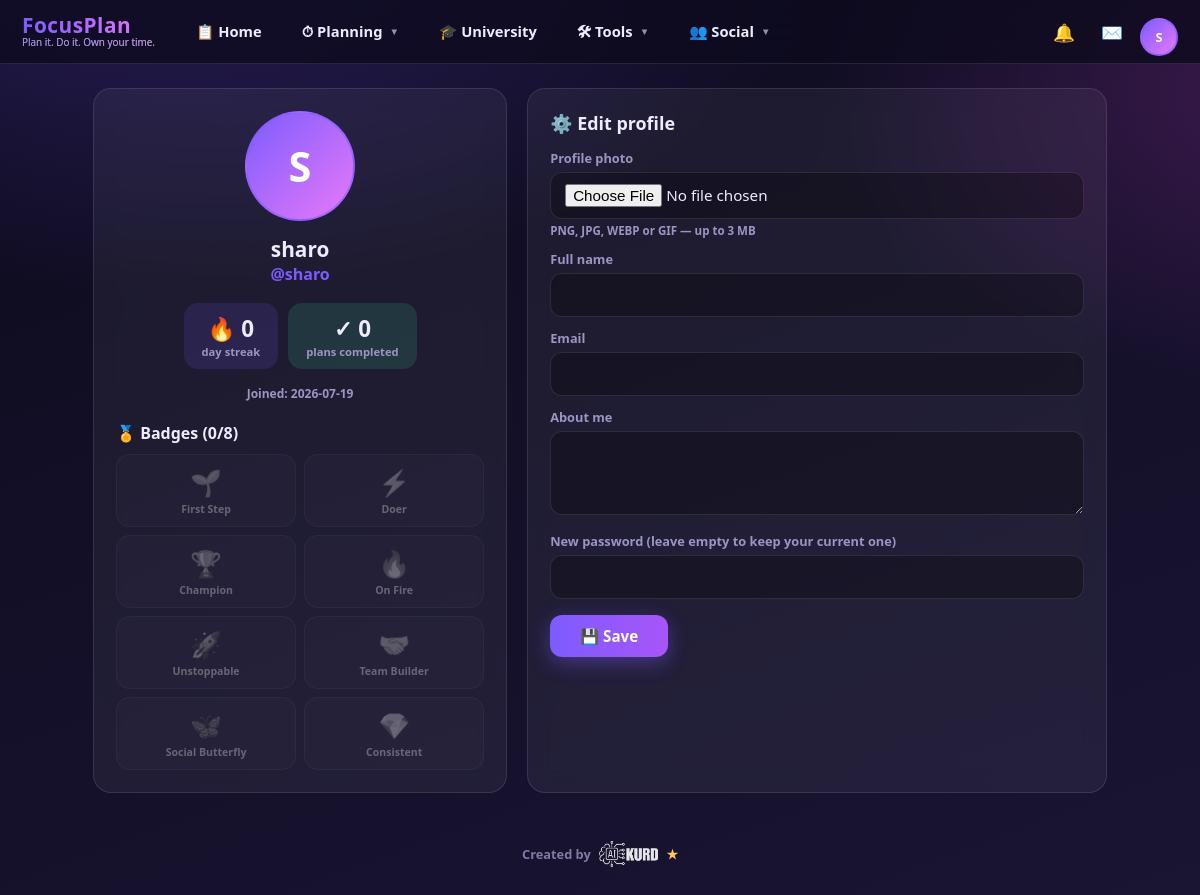
Screenshot of /profile (signed in) with the database file from the repository.
### tables this page shows
CREATE TABLE settings (
        key   TEXT PRIMARY KEY,
        value TEXT
    );

CREATE TABLE users (
        id            INTEGER PRIMARY KEY AUTOINCREMENT,
        username      TEXT UNIQUE NOT NULL COLLATE NOCASE,
        password_hash TEXT NOT NULL,
        is_admin      INTEGER NOT NULL DEFAULT 0,
        created_at    TEXT NOT NULL,
        last_login    TEXT
    , theme TEXT DEFAULT 'dark', accent TEXT, full_name TEXT DEFAULT '', email TEXT DEFAULT '', bio TEXT DEFAULT '');

### app.py (the view, shortened to what this page needs)
@app.route("/profile", methods=["GET", "POST"])
@login_required
def profile():
    db = get_db()
    uid = session["user_id"]
    done_count = db.execute("SELECT COUNT(*) FROM plans WHERE user_id = ? AND done = 1",
                            (uid,)).fetchone()[0]
    return render_template("profile.html", user=current_user(),
                           streak=user_streak(uid), done_count=done_count,
                           earned=user_badges(uid))

### app.py (called while the page is built)
def avatar_url(user_id):
    folder = os.path.join(BASE_DIR, "static", "avatars")
    for ext in AVATAR_EXTS:
        p = os.path.join(folder, f"{user_id}.{ext}")
        if os.path.exists(p):
            return url_for("static", filename=f"avatars/{user_id}.{ext}",
                           v=int(os.path.getmtime(p)))
    return None

def get_db():
    if "db" not in g:
        g.db = sqlite3.connect(DB_PATH)
        g.db.row_factory = sqlite3.Row
        g.db.execute("PRAGMA foreign_keys = ON")
    return g.db

def tr(key):
    lang = session.get("lang", "en")
    return T.get(lang, T["en"]).get(key, T["en"].get(key, key))

def get_settings():
    rows = get_db().execute("SELECT key, value FROM settings").fetchall()
    return {r["key"]: r["value"] for r in rows}

def current_user():
    uid = session.get("user_id")
    if uid is None:
        return None
    return get_db().execute("SELECT * FROM users WHERE id = ?", (uid,)).fetchone()

def login_required(f):
    @wraps(f)
    def wrapper(*args, **kwargs):
        if session.get("user_id") is None:
            return redirect(url_for("login"))
        if current_user() is None:
            session.clear()
            return redirect(url_for("login"))
        return f(*args, **kwargs)
    return wrapper

def user_badges(uid):
    return get_db().execute("SELECT * FROM badges WHERE user_id = ? ORDER BY earned_at",
                            (uid,)).fetchall()

def _streak_from_days(days):
    from datetime import timedelta
    d = date.today()
    if d.isoformat() not in days:
        d -= timedelta(days=1)
    n = 0
    while d.isoformat() in days:
        n += 1
        d -= timedelta(days=1)
    return n

def user_streak(uid):
    rows = get_db().execute("SELECT day FROM activity WHERE user_id = ?", (uid,)).fetchall()
    return _streak_from_days({r["day"] for r in rows})

### templates/profile.html (shortened to what this page needs)
{% extends "base.html" %}
{% from "_widgets.html" import avi with context %}
{% block content %}
  <div class="grid2" style="grid-template-columns: 1fr 1.4fr">
    <div class="card" style="text-align:center">
      <div style="display:flex; justify-content:center; margin-bottom:14px">
        {{ avi(cu.id, cu.username, 110, '2.6rem') }}
      </div>
      <div style="font-size:1.3rem; font-weight:800">{{ cu.full_name or cu.username }}</div>
      <div style="color:var(--accent); font-weight:600">@{{ cu.username }}</div>
      <div style="display:flex; gap:10px; justify-content:center; margin-top:18px; flex-wrap:wrap">
        <div style="padding:10px 18px; border-radius:14px; background:color-mix(in srgb, var(--accent) 14%, transparent)">
          <div style="font-size:1.4rem; font-weight:800">🔥 {{ streak }}</div>
          <div style="font-size:.7rem; color:var(--muted)">{{ t('streak') }}</div>
        </div>
        <div style="padding:10px 18px; border-radius:14px; background:color-mix(in srgb, var(--ok) 14%, transparent)">
          <div style="font-size:1.4rem; font-weight:800">✓ {{ done_count }}</div>
          <div style="font-size:.7rem; color:var(--muted)">{{ t('completed_plans') }}</div>
        </div>
      </div>
      <div style="margin-top:16px; font-size:.75rem; color:var(--muted)">
        {{ t('joined') }}: {{ (cu.created_at or '')[:10] }}</div>
      <div style="margin-top:20px; text-align:start">
        <h2 style="font-size:1rem">🏅 {{ t('badges_t') }} ({{ earned|length }}/{{ BADGES|length }})</h2>
        <div style="display:grid; grid-template-columns:repeat(auto-fill, minmax(120px,1fr)); gap:8px; margin-top:10px">
          {% set have = earned|map(attribute='code')|list %}
          {% for code, emoji in BADGES.items() %}
          <div title="{{ t('badge_' + code + '_d') }}"
               style="text-align:center; padding:10px 6px; border-radius:14px;
               background: {{ 'color-mix(in srgb, var(--accent) 16%, transparent)' if code in have else 'var(--card)' }};
               border:1px solid {{ 'color-mix(in srgb, var(--accent) 50%, transparent)' if code in have else 'var(--card-border)' }};
               {{ '' if code in have else 'opacity:.35; filter:grayscale(1);' }}">
            <div style="font-size:1.6rem">{{ emoji }}</div>
            <div style="font-size:.66rem; font-weight:700; margin-top:2px">{{ t('badge_' + code + '_n') }}</div>
          </div>
          {% endfor %}
        </div>
      </div>
    </div>
    <div class="card">
      <h2>⚙️ {{ t('edit_profile') }}</h2>
      <form method="post" enctype="multipart/form-data">
        <label>{{ t('photo') }}</label>
        <input type="file" name="photo" accept=".png,.jpg,.jpeg,.webp,.gif">
        <div style="font-size:.72rem; color:var(--muted); margin-top:4px">{{ t('upload_hint') }}</div>
        <label>{{ t('full_name') }}</label>
        <input name="full_name" maxlength="60" value="{{ cu.full_name or '' }}">
        <label>{{ t('email_addr') }}</label>
        <input type="email" name="email" maxlength="80" value="{{ cu.email or '' }}">
        <label>{{ t('bio') }}</label>
        <textarea name="bio" rows="3" maxlength="300">{{ cu.bio or '' }}</textarea>
        <label>{{ t('pw_keep') }}</label>
        <input type="password" name="new_password" minlength="6" autocomplete="new-password">
        <div style="margin-top:16px">
          <button class="primary" type="submit" style="width:auto; padding:11px 30px">
            💾 {{ t('save') }}</button>
        </div>
      </form>
    </div>
  </div>
{% endblock %}

### templates/base.html (shortened to what this page needs)
<!DOCTYPE html>
<html lang="{{ lang }}" dir="{{ 'rtl' if is_rtl else 'ltr' }}">
<head>
</head>
<body class="{{ theme }}">
<header class="topbar">
  <a class="brand" href="{{ url_for('index') }}">{{ settings.site_name }}<small>{{ tagline }}</small></a>
  {% if cu %}
  {% set soc = request.endpoint in ('friends','groups','group_page','messages','dm_thread','leaderboard','user_profile') %}
  {% set pln = request.endpoint in ('focus','habits','notes') %}
  <nav class="main-menu">
    <a class="tab {{ 'active' if request.endpoint == 'dashboard' }}" href="{{ url_for('dashboard') }}">📋 {{ t('home') }}</a>
    <details class="dd">
      <summary class="tab {{ 'active' if pln }}">⏱ {{ t('planning') }} <span class="caret">▼</span></summary>
    </details>
    <a class="tab {{ 'active' if request.endpoint == 'university' }}" href="{{ url_for('university') }}">🎓 {{ t('university') }}</a>
    <details class="dd">
      <summary class="tab {{ 'active' if request.endpoint and request.endpoint.startswith('tool_') }}">🛠 {{ t('tools') }} <span class="caret">▼</span></summary>
    </details>
    <details class="dd">
      <summary class="tab {{ 'active' if soc }}" style="position:relative">👥 {{ t('social') }} <span class="caret">▼</span>
      </summary>
    </details>
  </nav>
  <div class="top-actions">
    <a class="icon-btn {{ 'active' if request.endpoint == 'notifications' }}"
       href="{{ url_for('notifications') }}" title="{{ t('notifications') }}">🔔
      {% if unread_notifs %}<span class="dot-count">{{ unread_notifs }}</span>{% endif %}</a>
    <a class="icon-btn {{ 'active' if request.endpoint in ('messages','dm_thread') }}"
       href="{{ url_for('messages') }}" title="{{ t('messages_t') }}">✉️
      {% if unread_dms %}<span class="dot-count">{{ unread_dms }}</span>{% endif %}</a>
    <details class="dd">
      <summary style="cursor:pointer; display:inline-flex" title="{{ t('account') }}">
        {% set purl = av(cu.id) %}
        {% if purl %}
          <img src="{{ purl }}" alt="" class="avi" style="width:38px; height:38px">
        {% else %}
          <span class="avi avi-letter" style="width:38px; height:38px">{{ cu.username[0]|upper }}</span>
        {% endif %}
      </summary>
    </details>
  </div>
  {% endif %}
</header>
<div class="container">
  {% block content %}{% endblock %}
  <footer style="margin-top:48px; text-align:center; font-size:.8rem; color:var(--muted);
          display:flex; align-items:center; justify-content:center; gap:8px">
    <span style="opacity:.8">Created by</span>
    {% if site_logo %}
      <img src="{{ site_logo }}" alt="AI Kurd" class="site-logo"
           style="height:26px; width:auto; vertical-align:middle">
    {% else %}
      <span style="font-weight:800; background:linear-gradient(90deg, var(--accent), #e879f9);
                   -webkit-background-clip:text; background-clip:text; color:transparent">
        AI Kurd</span>
    {% endif %}
    <span style="color:#ffc857">★</span>
  </footer>
</div>
</body>
</html>

### templates/_widgets.html
{% macro avi(user_id, username, size=34, fs='.95rem') -%}
  {%- set url = av(user_id) -%}
  {%- if url -%}
    <img src="{{ url }}" alt="{{ username }}" class="avi" loading="lazy"
         style="width:{{ size }}px; height:{{ size }}px">
  {%- else -%}
    <span class="avi avi-letter" style="width:{{ size }}px; height:{{ size }}px; font-size:{{ fs }}">
      {{ username[0]|upper }}</span>
  {%- endif -%}
{%- endmacro %}

### rows the page displays
settings: value "Plan it. Do it. Own your time."
users: username "S", full_name+username "sharo", username "sharo", created_at "2026-07-19"

### other values shown
{{ t('home') }} "Home"
{{ t('planning') }} "Planning"
{{ t('university') }} "University"
{{ t('tools') }} "Tools"
{{ t('social') }} "Social"
{{ streak }} "0"
{{ t('streak') }} "day streak"
{{ done_count }} "0"
{{ t('completed_plans') }} "plans completed"
{{ t('joined') }} "Joined"
{{ t('badges_t') }} "Badges"
{{ earned|length }} "0"
{{ BADGES|length }} "8"
{{ emoji }} "🌱" "⚡" "🏆" "🔥" "🚀" "🤝" "🦋" "💎"
{{ t('badge_' + code + '_n') }} "First Step" "Doer" "Champion" "On Fire" "Unstoppable" "Team Builder" "Social Butterfly" "Consistent"
